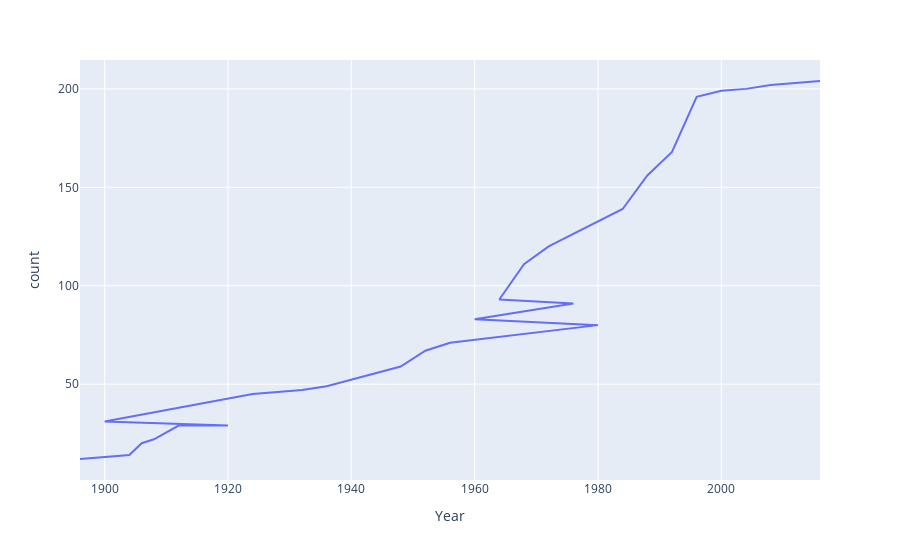

Notebook source saved alongside this figure:
### Code cell
fig = px.line(nas ,x='Year',y='count')
fig.show()

### Figure 1 — Plotly figure (JSON) as saved in the notebook; plotly's stock layout.template omitted (floating-point values rounded to 4 significant figures)
{"data": [{"hovertemplate": "Year=%{x}<br>count=%{y}<extra></extra>", "legendgroup": "", "line": {"color": "#636efa", "dash": "solid"}, "marker": {"symbol": "circle"}, "mode": "lines", "name": "", "orientation": "v", "showlegend": false, "type": "scatter", "x": [1896, 1904, 1906, 1908, 1912, 1920, 1900, 1924, 1928, 1932, 1936, 1948, 1952, 1956, 1980, 1960, 1976, 1964, 1968, 1972, 1984, 1988, 1992, 1996, 2000, 2004, 2008, 2012, 2016], "xaxis": "x", "y": [12, 14, 20, 22, 29, 29, 31, 45, 46, 47, 49, 59, 67, 71, 80, 83, 91, 93, 111, 120, 139, 156, 168, 196, 199, 200, 202, 203, 204], "yaxis": "y"}], "layout": {"legend": {"tracegroupgap": 0}, "margin": {"t": 60}, "xaxis": {"anchor": "y", "domain": [0, 1], "title": {"text": "Year"}}, "yaxis": {"anchor": "x", "domain": [0, 1], "title": {"text": "count"}}}}
